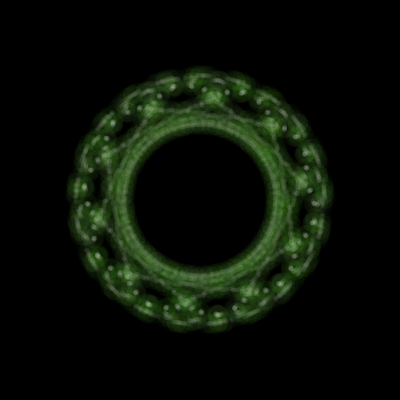
Frame 1 (no input)
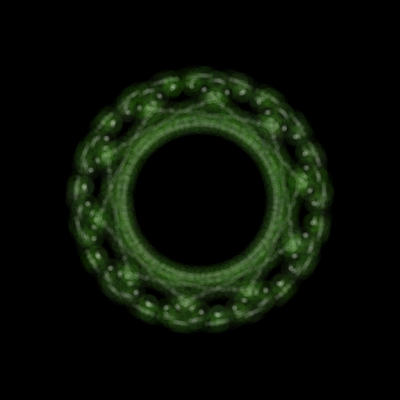
Frame 60 (the mouse pressed at the canvas centre just before this capture)
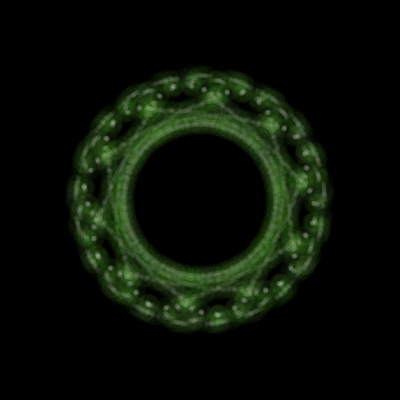
Frame 120 (the mouse held since frame 60 and released just before this capture)

The Processing sketch that drew these frames (run headless with seeded random() and noise(); from frame 60 on, the mouse is pressed at the canvas centre):

// Processing sketch: processing_185834
// ── processing_185834.pde

float a;
float b;
float c;
float d;
int num = 5000;
float x;
float y;
float r1 = 0;//266549;//0;
float t1 = 0.2;
float r2 = 0;//1320000;//0;
float t2 = 1;
float h2 = 0.5;
float r3 = 0;//133274;//0;
float t3 = 0.1;
float h3 = 0.2;

float r1_goal = r1 + t1;// * num;
float r2_goal = r2 + t2;// * num;
float r3_goal = r3 + t3;// * num;

float R;
float theta = 0;

void setup() {
  size(400, 400);
  colorMode(HSB, 360, 100, 100);
  background(0);
  smooth();

  //noLoop();
}

void draw() {
  background(0);

  pushMatrix();
  translate(width/2, height/2);
  rotate(radians(90));
  noStroke();
  for (int i = 0;i <= num;i += 1) {
    b = sin(r2);
    a = b * h2 +2; 
    c = (cos(r2)+cos(r2));
    x = 50 * a * sin(r3 * 3 + c);
    y = 50 * a * cos(r3 * 3 + c);

    r1 += t1;
    r2 += t2;
    r3 += t3;

    if (i % 5 == 0) {
      R = 20;
      fill(100, random(50, 100), random(50, 100), 10);
    }
    else {
      R = 5;
      fill(360, 10);
    }
    ellipse(x, y, R, R);
  }

  r1 = r1_goal;
  r2 = r2_goal;
  r3 = r3_goal;

  popMatrix();
}
